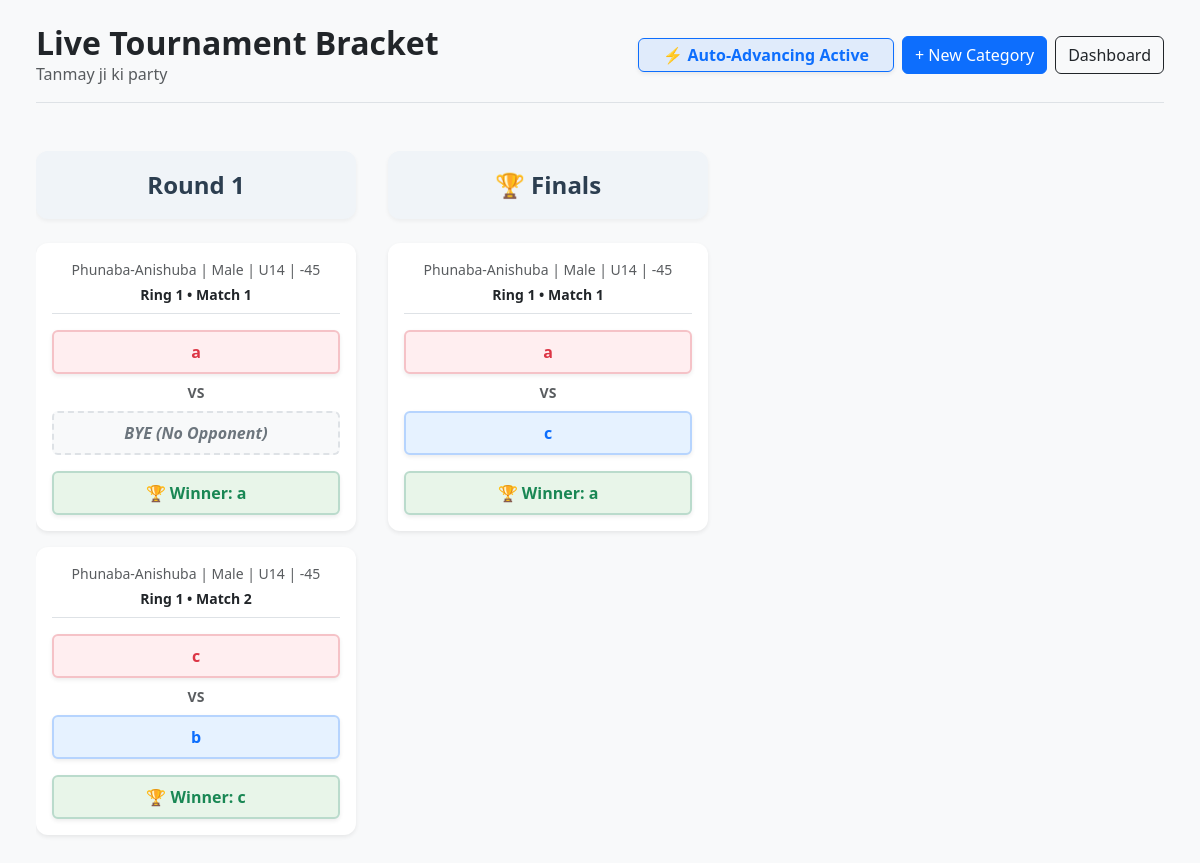
The app's page /tournaments/1/matches/ (signed in), older data.
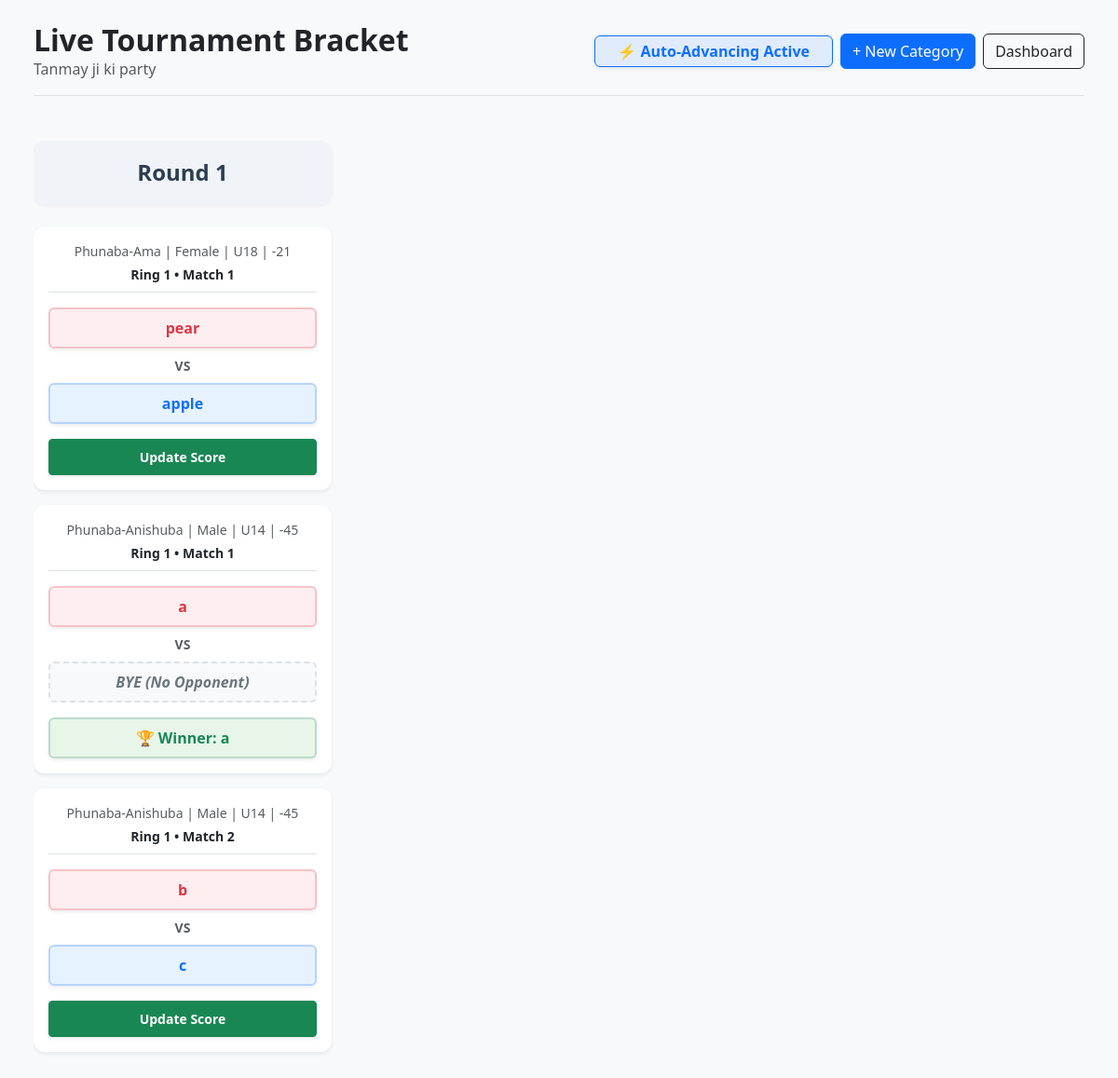
The same page, newer data.
### thangta/models.py (models this page shows, shortened)
class Tournament(models.Model):
    name = models.CharField(max_length=200)
    start_date = models.DateField()
    end_date = models.DateField(null=True, blank=True)
    location = models.CharField(max_length=200, blank=True, null=True)
    created_at = models.DateTimeField(auto_now_add=True)
    battle_rings = models.IntegerField(default=0)

class Match(models.Model):
    tournament = models.ForeignKey(Tournament, on_delete=models.CASCADE)
    event_type = models.CharField(max_length=50)
    age_category = models.CharField(max_length=3)
    weight_category = models.CharField(max_length=4)
    gender = models.CharField(max_length=10)
    is_completed = models.BooleanField(default=False)
    is_active = models.BooleanField(default=False)
    round_number = models.IntegerField(default=1)
    match_sequence = models.IntegerField(help_text="Order of the match in this round")
    ring_number = models.IntegerField(default=1)
    participant_red = models.ForeignKey(Participant, related_name='matches_as_red', on_delete=models.CASCADE)
    participant_blue = models.ForeignKey(Participant, related_name='matches_as_blue', on_delete=models.CASCADE, null=True, blank=True)
    winner = models.ForeignKey(Participant, related_name='matches_won', on_delete=models.SET_NULL, null=True, blank=True)
    is_completed = models.BooleanField(default=False)
    current_sub_round = models.IntegerField(default=1)
    @property
    def full_category_name(self):
        event = self.event_type.replace('_', ' ').title()
        gender = self.gender.title()
        return f"{event} | {gender} | {self.age_category} | {self.weight_category}"

class Participant(models.Model):
    class GenderChoices(models.TextChoices):
        MALE = 'Male', 'Male'
        FEMALE = 'Female', 'Female'
    class EventTypeChoices(models.TextChoices):
        PHUNABA_AMA = 'Phunaba-Ama', 'Phunaba-Ama'
        PHUNABA_ANISHUBA = 'Phunaba-Anishuba', 'Phunaba-Anishuba'
    class AgeCategory(models.TextChoices):
        UNDER_14 = 'U14', 'Under 14'
        UNDER_18 = 'U18', 'Under 18'
        OVER_18 = 'O18', 'Over 18'
    class WeightCategory(models.TextChoices):
        MINUS_21 = '-21', '-21 Kg'
        MINUS_25 = '-25', '-25 Kg'
        MINUS_29 = '-29', '-29 Kg'
        MINUS_33 = '-33', '-33 Kg'
        MINUS_37 = '-37', '-37 Kg'
        MINUS_40 = '-40', '-40 Kg'
        MINUS_41 = '-41', '-41 Kg'
        MINUS_44 = '-44', '-44 Kg'
        MINUS_45 = '-45', '-45 Kg'
        MINUS_49 = '-49', '-49 Kg'
        MINUS_52 = '-52', '-52 Kg'
        MINUS_53 = '-53', '-53 Kg'
        MINUS_56 = '-56', '-56 Kg'
        MINUS_75 = '-75', '-75 Kg'
        PLUS_53 = '+53', '+53 Kg'
    tournament = models.ForeignKey(
        Tournament,
        on_delete=models.CASCADE,
        related_name='participants',
        null=True, blank=True
    )
    name = models.CharField(max_length=200, null=True, blank=True)
    actual_age = models.IntegerField(null=True, blank=True, help_text="Age in numbers")
    gender = models.CharField(max_length=10, choices=GenderChoices.choices, null=True, blank=True)
    contact = models.CharField(max_length=15, null=True, blank=True)
    district = models.CharField(max_length=100)
    district_code = models.CharField(max_length=20)
    event_type = models.CharField(max_length=50, choices=EventTypeChoices.choices, null=True, blank=True)
    age_category = models.CharField(
        max_length=3,
        choices=AgeCategory.choices,
        help_text="Select the participant's age group."
    )
    weight_category = models.CharField(
        max_length=4,
        choices=WeightCategory.choices,
        help_text="Select the participant's weight class."
    )

### thangta/views.py (the view)
# urls.py: path('tournaments/<int:tournament_id>/matches/', tournament_matches, name='tournament-matches'),
@admin_required
def tournament_matches(request, tournament_id):
    tournament = get_object_or_404(Tournament, id=tournament_id)
    matches = Match.objects.filter(tournament=tournament).order_by(
        'round_number', 'event_type', 'gender', 'age_category', 'weight_category', 'match_sequence'
    )
    return render(request, 'tournament_matches.html', {
        'tournament': tournament,
        'matches': matches,
    })

### thangta/permissions.py (called while the page is built)
def admin_required(view_func):
    @wraps(view_func)
    def _wrapped_view(request, *args, **kwargs):
        if not request.user.is_authenticated or request.user.role != 'ADMIN':
            raise PermissionDenied  # Triggers a 403 Forbidden error
        return view_func(request, *args, **kwargs)
    return _wrapped_view

### thangta/templates/tournament_matches.html (shortened to what this page needs)
<!DOCTYPE html>
<html lang="en">
<head>
    <link href="https://cdn.jsdelivr.net/npm/bootstrap@5.3.0/dist/css/bootstrap.min.css" rel="stylesheet">
</head>
<body class="bg-light p-4">
<div class="container-fluid">
    <div class="d-flex justify-content-between align-items-center mb-5 border-bottom pb-3">
        <div>
            <h2 class="fw-bold m-0">Live Tournament Bracket</h2>
            <p class="text-muted m-0">{{ tournament.name }}</p>
        </div>
        <div class="d-flex align-items-center gap-2">
            <span class="badge bg-primary bg-opacity-10 text-primary border border-primary shadow-sm px-4 py-2 fs-6">
                ⚡ Auto-Advancing Active
            </span>
            <a href="{% url 'manage-fixtures' tournament.id %}" class="btn btn-primary">+ New Category</a>
            <a href="{% url 'tournament-dashboard' %}" class="btn btn-outline-dark">Dashboard</a>
        </div>
    </div>
    <div class="bracket-container">
        {% regroup matches by round_number as rounds_list %}
        {% for round in rounds_list %}
            <div class="round-column">
                <div class="round-header fs-4">
                    {% if forloop.last and round.list|length == 1 %}
                        🏆 Finals
                    {% else %}
                        Round {{ round.grouper }}
                    {% endif %}
                </div>
                <div class="d-flex flex-column gap-3">
                    {% for match in round.list %}
                        <div class="card shadow-sm border-0 bg-white" style="border-radius: 12px;">
                            <div class="card-body p-3">
                                <div class="text-center mb-3 pb-2 border-bottom">
                                    <div class="small text-muted mb-1">{{ match.full_category_name }}</div>
                                    <div class="fw-bold text-dark small">Ring {{ match.ring_number }} • Match {{ match.match_sequence }}</div>
                                </div>
                                <div class="p-2 rounded text-center fw-bold mb-2 box-red shadow-sm">
                                    {{ match.participant_red.name }}
                                </div>
                                <div class="text-center text-muted small fw-bold mb-2">VS</div>
                                {% if match.participant_blue %}
                                    <div class="p-2 rounded text-center fw-bold mb-3 box-blue shadow-sm">
                                        {{ match.participant_blue.name }}
                                    </div>
                                {% else %}
                                    <div class="p-2 rounded text-center fw-bold mb-3 box-bye fst-italic">
                                        BYE (No Opponent)
                                    </div>
                                {% endif %}
                                {% if match.is_completed %}
                                    <div class="p-2 rounded text-center fw-bold box-winner shadow-sm">
                                        🏆 Winner: {{ match.winner.name|default:"BYE" }}
                                    </div>
                                {% else %}
                                    <a href="{% url 'match-update' match.id %}" class="btn btn-sm btn-success w-100 fw-bold shadow-sm py-2">
                                        Update Score
                                    </a>
                                {% endif %}
                            </div>
                        </div>
                    {% endfor %}
                </div>
            </div>
        {% empty %}
            <div class="w-100 text-center py-5 text-muted">
                <h4 class="fw-bold">No brackets generated yet.</h4>
                <p>Click "+ New Category" to generate your first round.</p>
            </div>
        {% endfor %}
    </div>
</div>
</body>
</html>

### thangta/templates/tournament_matches.html (style rules this page uses)
.bracket-container { display: flex; align-items: flex-start; gap: 2rem; overflow-x: auto; padding-bottom: 2rem; white-space: nowrap; }
.round-column { min-width: 320px; max-width: 320px; flex-shrink: 0; white-space: normal; }
.round-header { background-color: #f0f4f8; border-radius: 12px; text-align: center; padding: 1rem; margin-bottom: 1.5rem; font-weight: bold; color: #2c3e50; box-shadow: 0 2px 4px rgba(0,0,0,0.05); }
.box-red { background-color: #ffeef0; color: #dc3545; border: 2px solid #f5c2c7; }
.box-blue { background-color: #e6f2ff; color: #0d6efd; border: 2px solid #b6d4fe; }
.box-bye { background-color: #f8f9fa; color: #6c757d; border: 2px dashed #dee2e6; }
.box-winner { background-color: #e8f5e9; color: #198754; border: 2px solid #badbcc; }

Row changes from the older to the newer data that the page shows:
removed Match: full_category_name "Phunaba-Anishuba | Male | U14 | -45", ring_number "1", match_sequence "2", participant_red.name "c", participant_blue.name "b", winner.name "c"
removed Match: full_category_name "Phunaba-Anishuba | Male | U14 | -45", ring_number "1", match_sequence "1", participant_red.name "a", participant_blue.name "c", winner.name "a"
added Match: full_category_name "Phunaba-Ama | Female | U18 | -21", ring_number "1", match_sequence "1", participant_red.name "pear", participant_blue.name "apple", is_completed "Update Score"
added Match: full_category_name "Phunaba-Anishuba | Male | U14 | -45", ring_number "1", match_sequence "2", participant_red.name "b", participant_blue.name "c", is_completed "Update Score"
Text that changed along with them:
list line gone: "🏆 Finals"
